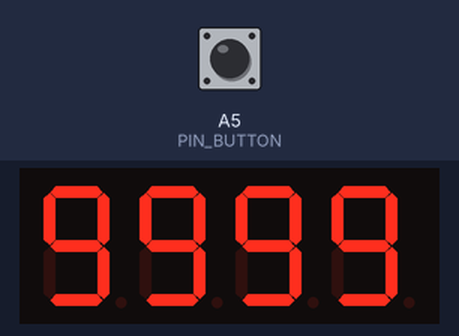
Simulated run of this sketch. Board: Arduino Uno, built with avr-gcc and run on an emulated ATmega328P. Parts: 4-digit seven-segment display. Wiring (inferred from the names in the program): 4-digit 7-segment display, segments lit when LOW: segments pin 4, pin 2, pin 8, pin 6, pin 5, pin 3, pin 9, pin 7; digit selects pin 10, pin 11, pin 12, pin 13. The test bench sets the inputs (shaded band); at power-on: A5 (PIN_BUTTON) LOW. The segment pins are drawn as the display they are named for.

Above: at 1.2 s.
1.3 s: A5 (PIN_BUTTON) pulled HIGH for 0.15 s
At 2.6 s:
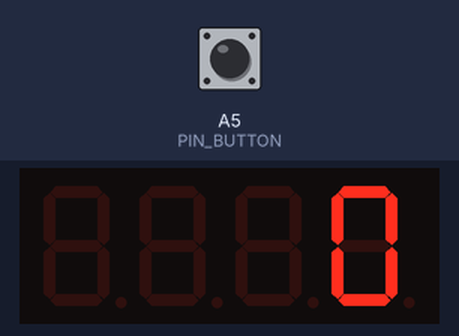
2.9 s: A5 (PIN_BUTTON) pulled HIGH for 1 s
At 3.8 s:
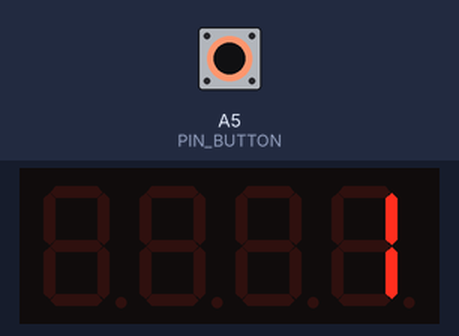
5.4 s: A5 (PIN_BUTTON) pulled HIGH for 0.15 s
At 6.7 s:
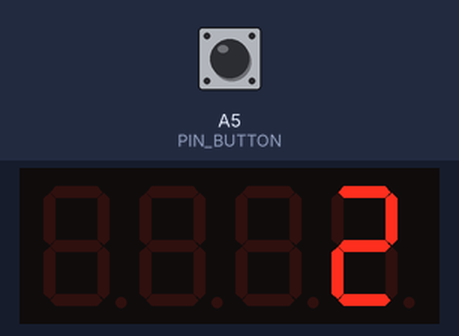
7.0 s: A5 (PIN_BUTTON) pulled HIGH for 1 s
At 8.2 s:
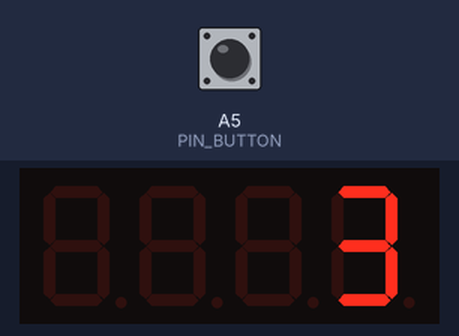
Timing chart, 0 to 10.0 s (numbered marks = the images above; inputs shaded):
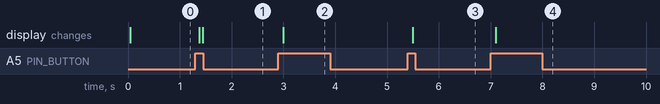

Measured:
- after the input at 1.3 s, the display: first changes after 0.08 s (image 1 shows a later state)
- after the input at 2.9 s, the display: changes after 0.10 s (image 2)
- after the input at 5.4 s, the display: changes after 0.10 s (image 3)
- after the input at 7.0 s, the display: changes after 0.10 s (image 4)

The sketch:

prayoga-9-whileloop.ino
```cpp
void setup() {
  // put your setup code here, to run once:
  display_setup();
  button_setup();
}

void loop() {
  // put your main code here, to run repeatedly:
  int number;
  int digit;
  int digit_pos = 4;
  static int count = 9999;

  if(is_button_pressed()){
    count++;
  }

  number = count % 10000;
  if(number == 0){
    display_digit(0,4);
  }
  while(number != 0){
    digit = number % 10;
    display_digit(digit,digit_pos);
    delay(5);
    number = number/10;
    digit_pos--;
  }

}
```

4digit_7seg.ino
```cpp
#define PIN_SEGMENT_A  4
#define PIN_SEGMENT_B  2
#define PIN_SEGMENT_C  8
#define PIN_SEGMENT_D  6
#define PIN_SEGMENT_E  5
#define PIN_SEGMENT_F  3
#define PIN_SEGMENT_G  9
#define PIN_SEGMENT_DP 7

#define PIN_DIGIT_1   10
#define PIN_DIGIT_2   11
#define PIN_DIGIT_3   12
#define PIN_DIGIT_4   13

void display_setup(void)
{
  pinMode(PIN_SEGMENT_A,OUTPUT);
  pinMode(PIN_SEGMENT_B,OUTPUT);
  pinMode(PIN_SEGMENT_C,OUTPUT);
  pinMode(PIN_SEGMENT_D,OUTPUT);
  pinMode(PIN_SEGMENT_E,OUTPUT);
  pinMode(PIN_SEGMENT_F,OUTPUT);
  pinMode(PIN_SEGMENT_G,OUTPUT);
  pinMode(PIN_SEGMENT_DP,OUTPUT);

  pinMode(PIN_DIGIT_1,OUTPUT);
  pinMode(PIN_DIGIT_2,OUTPUT);
  pinMode(PIN_DIGIT_3,OUTPUT);
  pinMode(PIN_DIGIT_4,OUTPUT);


  digitalWrite(PIN_SEGMENT_DP,HIGH);


}


void display_digit(int  digit,int digit_pos)
{
  switch(digit_pos){
    case 1:{
      digitalWrite(PIN_DIGIT_1,HIGH);
      digitalWrite(PIN_DIGIT_2,LOW);
      digitalWrite(PIN_DIGIT_3,LOW);
      digitalWrite(PIN_DIGIT_4,LOW);
      break;
    }

    case 2:{
      digitalWrite(PIN_DIGIT_1,LOW);
      digitalWrite(PIN_DIGIT_2,HIGH);
      digitalWrite(PIN_DIGIT_3,LOW);
      digitalWrite(PIN_DIGIT_4,LOW);
      break;
    }

    case 3:{
      digitalWrite(PIN_DIGIT_1,LOW);
      digitalWrite(PIN_DIGIT_2,LOW);
      digitalWrite(PIN_DIGIT_3,HIGH);
      digitalWrite(PIN_DIGIT_4,LOW);
      break;
    }

    case 4:{
      digitalWrite(PIN_DIGIT_1,LOW);
      digitalWrite(PIN_DIGIT_2,LOW);
      digitalWrite(PIN_DIGIT_3,LOW);
      digitalWrite(PIN_DIGIT_4,HIGH);
      break;
    }


  }
  switch(digit % 10){
    case 0:{
      digitalWrite(PIN_SEGMENT_A,LOW);
      digitalWrite(PIN_SEGMENT_B,LOW);
      digitalWrite(PIN_SEGMENT_C,LOW);
      digitalWrite(PIN_SEGMENT_D,LOW);
      digitalWrite(PIN_SEGMENT_E,LOW);
      digitalWrite(PIN_SEGMENT_F,LOW);
      digitalWrite(PIN_SEGMENT_G,HIGH);
      break;
    }
    case 1:{
      digitalWrite(PIN_SEGMENT_A,HIGH);
      digitalWrite(PIN_SEGMENT_B,LOW);
      digitalWrite(PIN_SEGMENT_C,LOW);
      digitalWrite(PIN_SEGMENT_D,HIGH);
      digitalWrite(PIN_SEGMENT_E,HIGH);
      digitalWrite(PIN_SEGMENT_F,HIGH);
      digitalWrite(PIN_SEGMENT_G,HIGH);
      break;
    }
    case 2:{
      digitalWrite(PIN_SEGMENT_A,LOW);
      digitalWrite(PIN_SEGMENT_B,LOW);
      digitalWrite(PIN_SEGMENT_C,HIGH);
      digitalWrite(PIN_SEGMENT_D,LOW);
      digitalWrite(PIN_SEGMENT_E,LOW);
      digitalWrite(PIN_SEGMENT_F,HIGH);
      digitalWrite(PIN_SEGMENT_G,LOW);
      break;
    }
    case 3:{
      digitalWrite(PIN_SEGMENT_A,LOW);
      digitalWrite(PIN_SEGMENT_B,LOW);
      digitalWrite(PIN_SEGMENT_C,LOW);
      digitalWrite(PIN_SEGMENT_D,LOW);
      digitalWrite(PIN_SEGMENT_E,HIGH);
      digitalWrite(PIN_SEGMENT_F,HIGH);
      digitalWrite(PIN_SEGMENT_G,LOW);
      break;
    }
    case 4:{
      digitalWrite(PIN_SEGMENT_A,HIGH);
      digitalWrite(PIN_SEGMENT_B,LOW);
      digitalWrite(PIN_SEGMENT_C,LOW);
      digitalWrite(PIN_SEGMENT_D,HIGH);
      digitalWrite(PIN_SEGMENT_E,HIGH);
      digitalWrite(PIN_SEGMENT_F,LOW);
      digitalWrite(PIN_SEGMENT_G,LOW);
      break;
    }
    case 5:{
      digitalWrite(PIN_SEGMENT_A,LOW);
      digitalWrite(PIN_SEGMENT_B,HIGH);
      digitalWrite(PIN_SEGMENT_C,LOW);
      digitalWrite(PIN_SEGMENT_D,LOW);
      digitalWrite(PIN_SEGMENT_E,HIGH);
      digitalWrite(PIN_SEGMENT_F,LOW);
      digitalWrite(PIN_SEGMENT_G,LOW);
      break;
    }
    case 6:{
      digitalWrite(PIN_SEGMENT_A,LOW);
      digitalWrite(PIN_SEGMENT_B,HIGH);
      digitalWrite(PIN_SEGMENT_C,LOW);
      digitalWrite(PIN_SEGMENT_D,LOW);
      digitalWrite(PIN_SEGMENT_E,LOW);
      digitalWrite(PIN_SEGMENT_F,LOW);
      digitalWrite(PIN_SEGMENT_G,LOW);
      break;
    }
    case 7:{
      digitalWrite(PIN_SEGMENT_A,LOW);
      digitalWrite(PIN_SEGMENT_B,LOW);
      digitalWrite(PIN_SEGMENT_C,LOW);
      digitalWrite(PIN_SEGMENT_D,HIGH);
      digitalWrite(PIN_SEGMENT_E,HIGH);
      digitalWrite(PIN_SEGMENT_F,HIGH);
      digitalWrite(PIN_SEGMENT_G,HIGH);
      break;
    }
    case 8:{
      digitalWrite(PIN_SEGMENT_A,LOW);
      digitalWrite(PIN_SEGMENT_B,LOW);
      digitalWrite(PIN_SEGMENT_C,LOW);
      digitalWrite(PIN_SEGMENT_D,LOW);
      digitalWrite(PIN_SEGMENT_E,LOW);
      digitalWrite(PIN_SEGMENT_F,LOW);
      digitalWrite(PIN_SEGMENT_G,LOW);
      break;
    }
    case 9:{
      digitalWrite(PIN_SEGMENT_A,LOW);
      digitalWrite(PIN_SEGMENT_B,LOW);
      digitalWrite(PIN_SEGMENT_C,LOW);
      digitalWrite(PIN_SEGMENT_D,LOW);
      digitalWrite(PIN_SEGMENT_E,HIGH);
      digitalWrite(PIN_SEGMENT_F,LOW);
      digitalWrite(PIN_SEGMENT_G,LOW);
      break;
    }
  }

}
```

button.ino
```cpp
#define PIN_BUTTON    A5

void button_setup(void)
{
  pinMode(PIN_BUTTON,INPUT);
}

bool is_button_pressed()
{
  static int prev_status = LOW;
  int current_status;
  bool status = false;

  current_status = digitalRead(PIN_BUTTON);

  if( !prev_status && current_status){
    //button has been pressed
    delay(50);
    if(digitalRead(PIN_BUTTON)){
      status = true;
    }
  }

   prev_status = current_status;

   return status;
}
```
